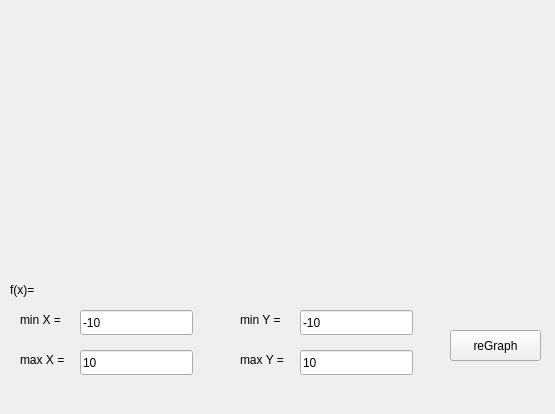
<?xml version="1.0" encoding="UTF-8"?>
<ui version="4.0">
 <class>Graph</class>
 <widget class="QWidget" name="Graph">
  <property name="geometry">
   <rect>
    <x>0</x>
    <y>0</y>
    <width>555</width>
    <height>414</height>
   </rect>
  </property>
  <property name="windowTitle">
   <string>График</string>
  </property>
  <widget class="QPushButton" name="pushButton">
   <property name="geometry">
    <rect>
     <x>450</x>
     <y>330</y>
     <width>91</width>
     <height>31</height>
    </rect>
   </property>
   <property name="text">
    <string>reGraph</string>
   </property>
  </widget>
  <widget class="QCustomPlot" name="widget" native="true">
   <property name="geometry">
    <rect>
     <x>9</x>
     <y>9</y>
     <width>531</width>
     <height>261</height>
    </rect>
   </property>
  </widget>
  <widget class="QLineEdit" name="lineEdit">
   <property name="geometry">
    <rect>
     <x>80</x>
     <y>310</y>
     <width>113</width>
     <height>25</height>
    </rect>
   </property>
   <property name="text">
    <string>-10</string>
   </property>
  </widget>
  <widget class="QLineEdit" name="lineEdit_2">
   <property name="geometry">
    <rect>
     <x>80</x>
     <y>350</y>
     <width>113</width>
     <height>25</height>
    </rect>
   </property>
   <property name="text">
    <string>10</string>
   </property>
  </widget>
  <widget class="QLineEdit" name="lineEdit_3">
   <property name="geometry">
    <rect>
     <x>300</x>
     <y>310</y>
     <width>113</width>
     <height>25</height>
    </rect>
   </property>
   <property name="text">
    <string>-10</string>
   </property>
  </widget>
  <widget class="QLineEdit" name="lineEdit_4">
   <property name="geometry">
    <rect>
     <x>300</x>
     <y>350</y>
     <width>113</width>
     <height>25</height>
    </rect>
   </property>
   <property name="text">
    <string>10</string>
   </property>
  </widget>
  <widget class="QLabel" name="label">
   <property name="geometry">
    <rect>
     <x>20</x>
     <y>310</y>
     <width>50</width>
     <height>20</height>
    </rect>
   </property>
   <property name="text">
    <string>min X =</string>
   </property>
  </widget>
  <widget class="QLabel" name="label_2">
   <property name="geometry">
    <rect>
     <x>20</x>
     <y>350</y>
     <width>60</width>
     <height>20</height>
    </rect>
   </property>
   <property name="text">
    <string>max X =</string>
   </property>
  </widget>
  <widget class="QLabel" name="label_3">
   <property name="geometry">
    <rect>
     <x>240</x>
     <y>310</y>
     <width>60</width>
     <height>20</height>
    </rect>
   </property>
   <property name="text">
    <string>min Y =</string>
   </property>
  </widget>
  <widget class="QLabel" name="label_4">
   <property name="geometry">
    <rect>
     <x>240</x>
     <y>350</y>
     <width>60</width>
     <height>20</height>
    </rect>
   </property>
   <property name="text">
    <string>max Y =</string>
   </property>
  </widget>
  <widget class="QLabel" name="label_5">
   <property name="geometry">
    <rect>
     <x>20</x>
     <y>380</y>
     <width>390</width>
     <height>21</height>
    </rect>
   </property>
   <property name="text">
    <string/>
   </property>
  </widget>
  <widget class="QLabel" name="label_6">
   <property name="geometry">
    <rect>
     <x>10</x>
     <y>280</y>
     <width>40</width>
     <height>20</height>
    </rect>
   </property>
   <property name="text">
    <string>f(x)=</string>
   </property>
  </widget>
  <widget class="QLabel" name="label_7">
   <property name="geometry">
    <rect>
     <x>50</x>
     <y>280</y>
     <width>470</width>
     <height>20</height>
    </rect>
   </property>
   <property name="text">
    <string/>
   </property>
  </widget>
 </widget>
 <customwidgets>
  <customwidget>
   <class>QCustomPlot</class>
   <extends>QWidget</extends>
   <header>qcustomplot.h</header>
   <container>1</container>
  </customwidget>
 </customwidgets>
 <resources/>
 <connections/>
</ui>
